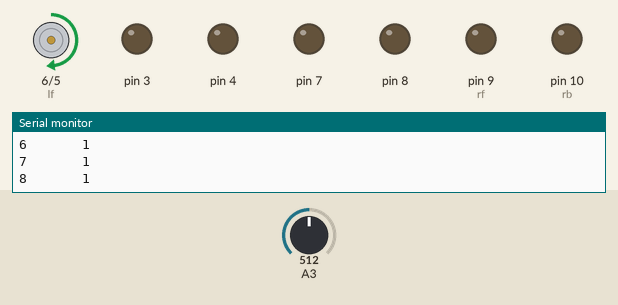
Recording of a sketch running on a simulated Arduino Uno, built with avr-gcc and run on an emulated ATmega328P. Shown: motor-driver pin pairs drawn as motors (green arrow = first pin HIGH = forward, orange = second pin HIGH = backward, longer = more drive), output pins drawn as LEDs (lit = HIGH), the last lines printed to the serial monitor. The test bench sets the inputs (shaded band); at power-on: A3 = 512.

Above: at 0.1 s.
At 1.2 s:
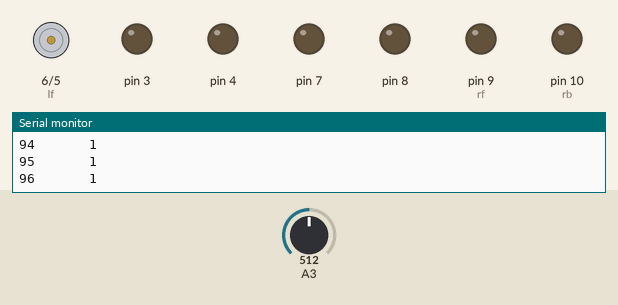
Timing chart, 0 to 2.7 s (numbered marks = the images above):
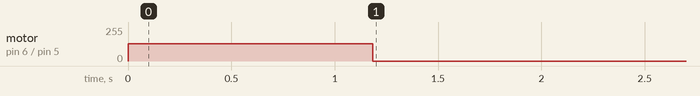

The sketch:

wheel.ino
```cpp
#include "Grove_I2C_Motor_Driver.h"
#define I2C_ADDRESS 0x0f // default I2C address is 0x0f

////////////////////////////////Variables////////////////////////////////////////////
unsigned int timer2_counter = 0;
float angle = 0.00;
int target=180;
int state=1;
int counterH=0;
int counterL=0;
int Motor_step=0;
int lf=6;
int lb=5;
int rf=9;
int rb=10;
unsigned long int counter=0;


void setup()
{
  Serial.begin(9600);
  pinMode(3,OUTPUT);
  pinMode(4,OUTPUT);
  pinMode(lb,OUTPUT);
  pinMode(lf,OUTPUT);
  pinMode(7,OUTPUT);
  pinMode(8,OUTPUT);
  pinMode(rf,OUTPUT);
  pinMode(rb,OUTPUT);

  noInterrupts();           // disable all interrupts
  TCCR2A = 0;
  TCCR2B = 0;
  TCNT2 = timer2_counter;   // preload timer
  TCCR2B = 0x07;    // 1024 prescaler
  TIMSK2 = 0x01;   // enable timer overflow interrupt
  interrupts();             // enable all interrupts

  analogWrite(lf, 130);

}

ISR(TIMER2_OVF_vect)
{
  TCNT2 = timer2_counter;   // preload timer
  //digitalWrite(13, digitalRead(13) ^ 1);
}

void loop() {
  int state;
  if(analogRead(A3)<=14)
  {
    state=0;
  }
  else
  {
    state=1;
  }

  Serial.print(counter);
  Serial.print("       ");
  Serial.println(state);
    ++counter;

    if(counter==100)
    {
      Serial.println("***********");
      analogWrite(lf, 0);
      while(1);
    }
  //while(1);
}
```

Measured:
- by itself, motor on pin 6 (lf) / pin 5 (lb): stopped → forward 130/255 at 0.00 s, → stopped 1.2 s later
